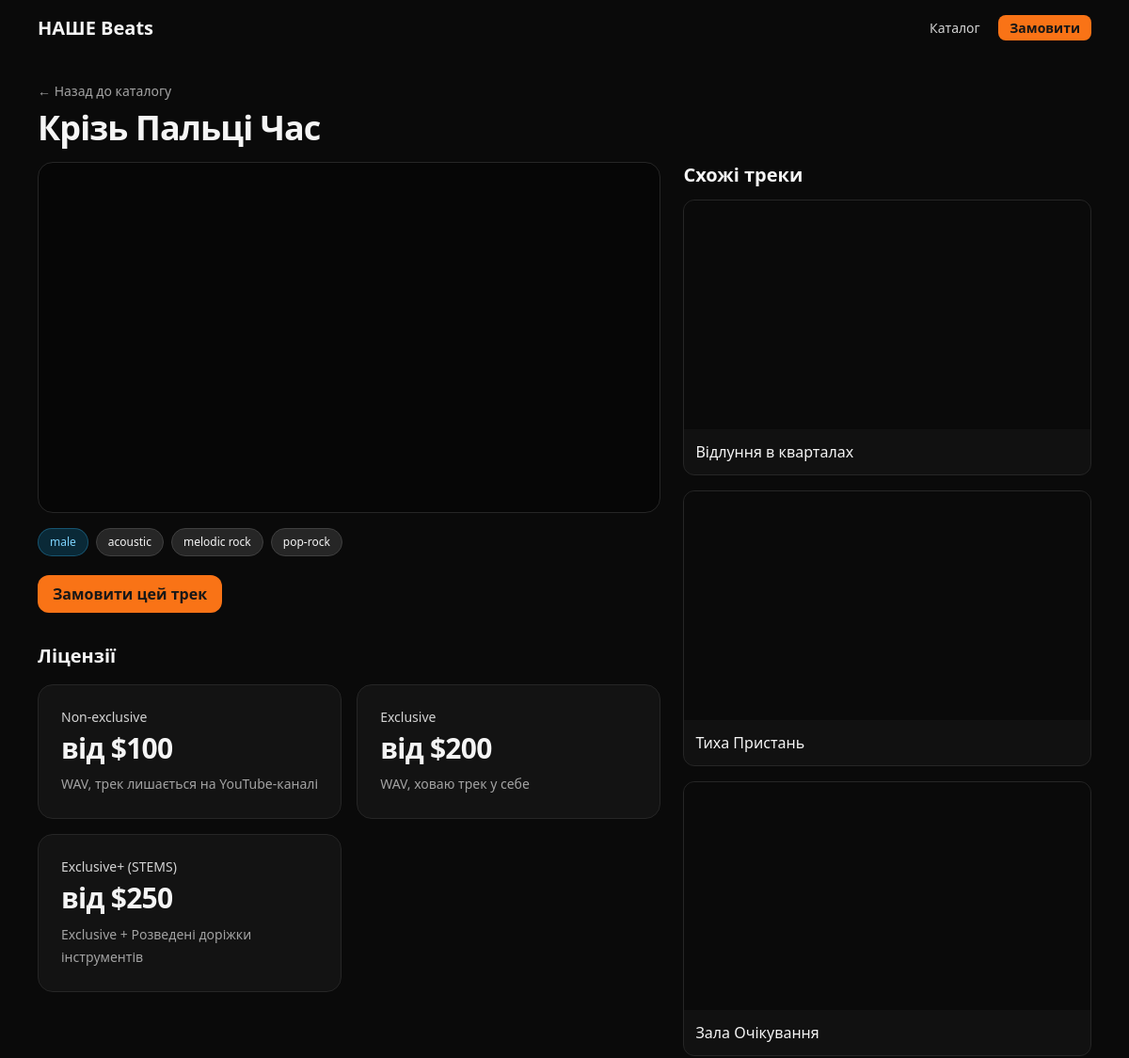
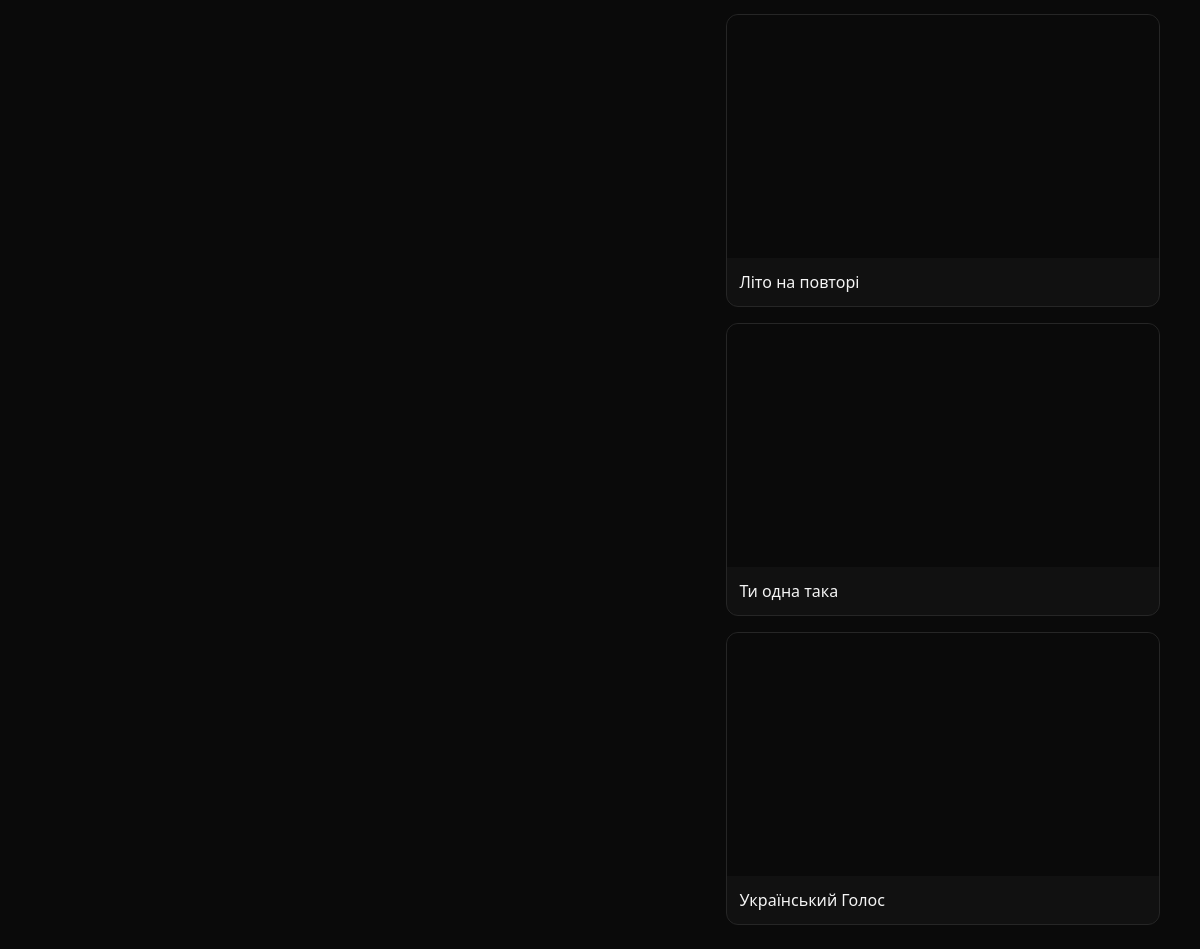
/track/kriz_palci_chas/, run on the app's committed database (2 pictures, top to bottom).
### tracks/models.py (models this page shows, shortened)
class Track(models.Model):
    title = models.CharField(max_length=200)
    youtube_url = models.URLField()
    description = models.TextField(blank=True)
    is_featured = models.BooleanField(default=False)
    created_at = models.DateTimeField(auto_now_add=True)
    view_count = models.PositiveIntegerField(default=0)      # перегляди деталки
    order_clicks = models.PositiveIntegerField(default=0)    # кліки "Замовити"
    genres = models.ManyToManyField("Genre", blank=True, related_name="tracks")
    slug = models.SlugField(max_length=220, unique=True)
    @property
    def embed_url(self):
        from urllib.parse import urlparse, parse_qs
        try:
            u = urlparse(self.youtube_url)
            host = u.netloc.replace('www.', '')
            if host == 'youtu.be':
                vid = u.path.lstrip('/')
            elif host in ('youtube.com', 'm.youtube.com', 'music.youtube.com'):
                vid = parse_qs(u.query).get('v', [None])[0]
            else:
                return None
            return f"https://www.youtube.com/embed/{vid}" if vid else None
        except Exception:
            return None

class Genre(models.Model):
    name = models.CharField(max_length=60, unique=True)
    slug = models.SlugField(max_length=80, unique=True, blank=True)
    class Meta:
        ordering = ["name"]

### tracks/views.py (the view)
# urls.py: path("track/<slug:slug>/", views.track_detail, name="track_detail"),
def track_detail(request, slug):
    track = get_object_or_404(Track.objects.prefetch_related("genres"), slug=slug)
    viewed = request.session.get("viewed_tracks", {})  # { "id": ts }
    now = int(time.time())
    last = int(viewed.get(str(track.id), 0))
    if now - last > VIEW_COOLDOWN:
        Track.objects.filter(pk=track.pk).update(view_count=F("view_count") + 1)
        viewed[str(track.id)] = now
        request.session["viewed_tracks"] = viewed
    gender_tags = [g for g in track.genres.all() if g.slug in GENDER_SLUGS]
    other_tags = [g for g in track.genres.all() if g.slug not in GENDER_SLUGS]
    related = (Track.objects
               .filter(~Q(id=track.id), genres__in=track.genres.all())
               .distinct()
               .order_by("-is_featured", "-created_at")[:6])
    return render(request, "tracks/track_detail.html", {
        "track": track,
        "gender_tags": gender_tags,
        "other_tags": other_tags,
        "related": related,
    })

### tracks/templates/tracks/track_detail.html (shortened to what this page needs)
<!DOCTYPE html>
<html lang="uk">
<head>
    <script src="https://cdn.tailwindcss.com"></script>
</head>
<body class="bg-neutral-950 text-neutral-100">
<nav class="max-w-6xl mx-auto px-4 py-4 flex items-center justify-between">
    <a href="/" class="text-xl font-bold">НАШЕ Beats</a>
    <div class="space-x-4 text-sm">
        <a href="/catalog/" class="text-neutral-300 hover:text-white">Каталог</a>
        <a href="/order/?track={{ track.id }}"
           class="px-3 py-1 rounded-lg bg-orange-500 text-neutral-900 font-semibold hover:bg-orange-400">
            Замовити
        </a>
    </div>
</nav>
<main class="max-w-6xl mx-auto px-4 py-6">
    <a href="/catalog/" class="text-sm text-neutral-400 hover:text-white">← Назад до каталогу</a>
    <h1 class="mt-2 text-3xl md:text-4xl font-extrabold tracking-tight">{{ track.title }}</h1>
    <div class="mt-4 grid md:grid-cols-5 gap-6">
        <div class="md:col-span-3">
            <div class="aspect-video bg-black/40 rounded-2xl overflow-hidden border border-neutral-800">
                <iframe class="w-full h-full" src="{{ track.embed_url }}" title="{{ track.title|escape }}"
                        frameborder="0" allowfullscreen></iframe>
            </div>
            <div class="mt-4 flex flex-wrap gap-2">
                {% for g in gender_tags %}
                <a href="/catalog/?genre={{ g.slug }}"
                   class="text-xs px-3 py-1.5 rounded-full border
                      {% if g.slug == 'female' %} bg-pink-500/20 text-pink-300 border-pink-400/30
                      {% else %} bg-sky-500/20 text-sky-300 border-sky-400/30 {% endif %}">
                    {{ g.name }}
                </a>
                {% endfor %}
                {% for g in other_tags %}
                <a href="/catalog/?genre={{ g.slug }}"
                   class="text-xs px-3 py-1.5 rounded-full bg-neutral-800 border border-neutral-700 hover:border-neutral-500">
                    {{ g.name }}
                </a>
                {% endfor %}
            </div>
            <div class="mt-5">
                <a href="/order/?track={{ track.id }}"
                   class="inline-block px-4 py-2 rounded-xl bg-orange-500 text-neutral-900 font-semibold hover:bg-orange-400">
                    Замовити цей трек
                </a>
            </div>
            <section class="mt-8">
                <h3 class="text-xl font-semibold mb-4">Ліцензії</h3>
                <div class="grid gap-4 [grid-template-columns:repeat(auto-fit,minmax(240px,1fr))]">
                    <a href="/order/?track={{ track.id }}&license=nonex"
                       class="block w-full h-full rounded-2xl border border-neutral-800 bg-neutral-900/70 p-6
              hover:border-neutral-600 hover:bg-neutral-900 transition-all duration-200">
                        <div class="text-neutral-300 text-sm">Non-exclusive</div>
                        <div class="mt-1 text-3xl font-extrabold leading-tight tracking-tight">від $100</div>
                        <p class="mt-2 text-sm leading-6 text-neutral-400 break-words">
                            WAV, трек лишається на YouTube-каналі
                        </p>
                    </a>
                    <a href="/order/?track={{ track.id }}&license=excl"
                       class="block w-full h-full rounded-2xl border border-neutral-800 bg-neutral-900/70 p-6
              hover:border-neutral-600 hover:bg-neutral-900 transition-all duration-200">
                        <div class="text-neutral-300 text-sm">Exclusive</div>
                        <div class="mt-1 text-3xl font-extrabold leading-tight tracking-tight">від $200</div>
                        <p class="mt-2 text-sm leading-6 text-neutral-400 break-words">
                            WAV, ховаю трек у себе
                        </p>
                    </a>
                    <a href="/order/?track={{ track.id }}&license=stems"
                       class="block w-full h-full rounded-2xl border border-neutral-800 bg-neutral-900/70 p-6
              hover:border-neutral-600 hover:bg-neutral-900 transition-all duration-200">
                        <div class="text-neutral-300 text-sm">Exclusive+ (STEMS)</div>
                        <div class="mt-1 text-3xl font-extrabold leading-tight tracking-tight">від $250</div>
                        <p class="mt-2 text-sm leading-6 text-neutral-400 break-words">
                            Exclusive + Розведені доріжки інструментів
                        </p>
                    </a>
                </div>
            </section>
        </div>
        <aside class="md:col-span-2">
            <h2 class="text-xl font-semibold mb-3">Схожі треки</h2>
            <div class="space-y-4">
                {% for r in related %}
                <article class="bg-neutral-900/60 border border-neutral-800 rounded-xl overflow-hidden">
                    <a href="{% url 'track_detail' slug=r.slug %}">
                        <div class="aspect-video bg-black/40">
                            <iframe class="w-full h-full" src="{{ r.embed_url }}" title="{{ r.title|escape }}"
                                    frameborder="0" allowfullscreen></iframe>
                        </div>
                        <div class="p-3">
                            <h3 class="font-medium hover:underline">{{ r.title }}</h3>
                        </div>
                    </a>
                </article>
                {% empty %}
                <p class="text-neutral-400 text-sm">Поки нема схожих.</p>
                {% endfor %}
            </div>
        </aside>
    </div>
</main>
</body>
</html>

### data on the page
Track: title "Крізь Пальці Час"
Genre: name "male"
Genre: name "acoustic"
Genre: name "melodic rock"
Genre: name "pop-rock"
Track: title "Відлуння в кварталах"
Track: title "Тиха Пристань"
Track: title "Зала Очікування"
Track: title "Літо на повторі"
Track: title "Ти одна така"
Track: title "Український Голос"
